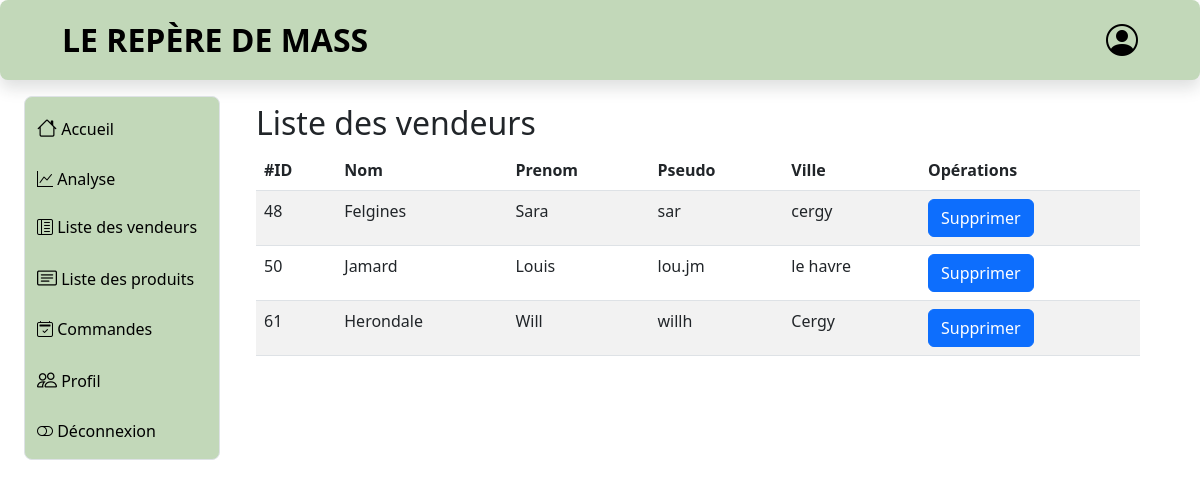
Screenshot of /profil/admin/vendeur.php (signed in) with the database file from the repository.
### tables this page shows
CREATE TABLE `utilisateurs` (
  `id` int NOT NULL,
  `nom` varchar(100) NOT NULL,
  `prenom` varchar(100) NOT NULL,
  `pseudo` varchar(100) NOT NULL,
  `ville` varchar(100) NOT NULL,
  `email` varchar(100) NOT NULL,
  `password` text NOT NULL,
  `abonnement` tinyint(1) NOT NULL DEFAULT '0',
  `statut` varchar(40) NOT NULL DEFAULT 'client',
  `token` text NOT NULL,
  `date_inscription` datetime NOT NULL DEFAULT CURRENT_TIMESTAMP
);

### profil/admin/vendeur.php (the view, shortened to what this page needs)
<!DOCTYPE html>
<html lang="fr">
<head>
    <link href="../css/bootstrap.css" rel="stylesheet">
    <link href="../css/bootstrap-icons.css" rel="stylesheet">
    <link href="../css/sidenav.css" rel="stylesheet">
    <link href="../css/header2.css" rel="stylesheet">
    <link href="../css/index.css" rel="stylesheet">
    <link href="../css/profilpage.css" rel="stylesheet">
</head>
<body>
    <header class="shadow rounded-3 bg-light" id="header-box">
        <div class="container-fluid col-11" id="header-container">
            <div class=" d-flex align-items-center justify-content-between">
                <div class="py-3 col-sm-auto justify-content-center">
                    <div id="title">LE REPÈRE DE MASS</div>
                </div>
                <div class="text-end">
                    <a href="main_ad.php" class="d-block link-dark text-decoration-none">
                        <i id="log-logo" class="bi bi-person-circle"></i>
                    </a>
                </div>
            </div>
        </div>
    </header>
    <div class="mt-3 container-fluid pb-3 flex-grow-1 d-flex flex-column flex-sm-row overflow-auto">
        <div class="row flex-grow-sm-1 flex-grow-0 container-fluid">
            <?php include 'barre_navigation_ad.php'; ?>
            <main class="col overflow-auto h-100 w-100">
                <div class="container py-2">
                    <h2>Liste des vendeurs</h2>
                    <table class="table table-striped table-hover">
                        <thead>
                            <tr>
                                <th>#ID</th>
                                <th>Nom</th>
                                <th>Prenom</th>
                                <th>Pseudo</th>
                                <th>Ville</th>
                                <th>Opérations</th>
                            </tr>
                        </thead>
                        <?php
                            require_once '../../include/config.php';
                            $req = $bdd->query("SELECT * FROM utilisateurs");
                            if ($req->rowCount() > 0) {
                                while($utilisateurs = $req->fetch()) {
                                    if($utilisateurs["statut"] == "vendeur"){
                                        echo "<tr>
                                                <td>".$utilisateurs["id"]."</td>
                                                <td>".$utilisateurs["nom"]."</td>
                                                <td>".$utilisateurs["prenom"]."</td>
                                                <td>".$utilisateurs["pseudo"]."</td>
                                                <td>".$utilisateurs["ville"]."</td>
                                                <td>
                                                    <a  class='btn btn-primary' href='supp_vendeur.php?id=".$utilisateurs["id"]."' onclick=\"return confirm('Êtes-vous sûr de vouloir supprimer ce vendeur?');\">Supprimer</a>
                                                </td>
                                            </tr>";
                                    }
                                }
                            }
                        ?>
                    </table>
                </div>
            </main>
        </div>
    </div>
</body>
</html>

### profil/css/sidenav.css (style rules this page uses)
i,a { color: black; }

### profil/css/header2.css (style rules this page uses)
* { font-family: system-ui, -apple-system, BlinkMacSystemFont, 'Segoe UI', Roboto, Oxygen, Ubuntu, Cantarell, 'Open Sans', 'Helvetica Neue', sans-serif; }
#title { color: black; font-size:xx-large; font-weight: 700; }

### profil/css/index.css (style rules this page uses)
[class*='container'] { background-clip: content-box; }
.row [class*='col'] { background-clip: content-box; }
#log-logo { font-size: xx-large; }

### rows the page displays
utilisateurs: id "48", nom "Felgines", prenom "Sara", pseudo "sar", ville "cergy"
utilisateurs: id "50", nom "Jamard", prenom "Louis", pseudo "lou.jm", ville "le havre"
utilisateurs: id "61", nom "Herondale", prenom "Will", pseudo "willh", ville "Cergy"
